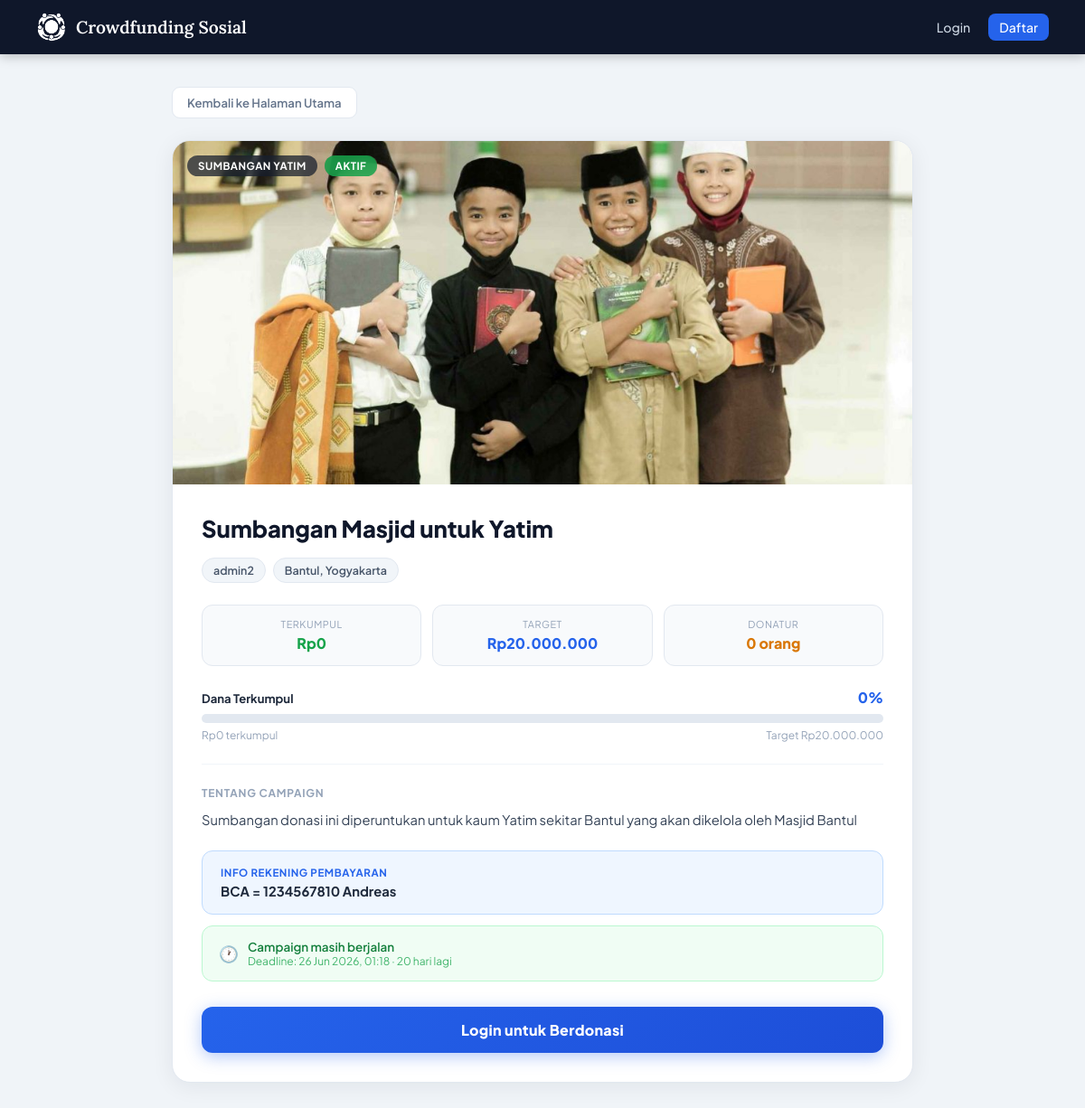
Page /detail.php?id=11 on the committed database.
### tables this page shows
CREATE TABLE `campaigns` (
  `id` int(11) NOT NULL,
  `manager_id` int(11) NOT NULL,
  `title` varchar(150) NOT NULL,
  `category` varchar(100) NOT NULL,
  `location` varchar(150) NOT NULL,
  `description` text NOT NULL,
  `target_amount` decimal(15,2) NOT NULL DEFAULT 0.00,
  `collected_amount` decimal(15,2) NOT NULL DEFAULT 0.00,
  `deadline` datetime NOT NULL,
  `image` varchar(255) NOT NULL,
  `bank_info` varchar(255) NOT NULL,
  `created_at` timestamp NOT NULL DEFAULT current_timestamp()
);

CREATE TABLE `users` (
  `id` int(11) NOT NULL,
  `name` varchar(100) NOT NULL,
  `email` varchar(100) NOT NULL,
  `phone` varchar(20) NOT NULL,
  `address` text DEFAULT NULL,
  `avatar` varchar(255) DEFAULT NULL,
  `password` varchar(255) NOT NULL,
  `role` enum('donor','manager') NOT NULL DEFAULT 'donor',
  `created_at` timestamp NOT NULL DEFAULT current_timestamp()
);

### detail.php (the view, shortened to what this page needs)
<?php
require 'config.php';
function progColor(int $pct): array {
    if ($pct <= 50)  return ['grad' => 'linear-gradient(90deg,#2563eb,#38bdf8)', 'fire' => false];
    return               ['grad' => 'linear-gradient(90deg,#dc2626,#f97316)', 'fire' => true];
}
$id = isset($_GET['id']) ? (int)$_GET['id'] : 0;
$stmt = $conn->prepare("
    SELECT c.*, u.name AS manager_name
    FROM campaigns c
    JOIN users u ON c.manager_id = u.id
    WHERE c.id = ?
    LIMIT 1
");
$stmt->bind_param("i", $id);
$stmt->execute();
$campaign = $stmt->get_result()->fetch_assoc();
$pct = ($campaign['target_amount'] > 0)
    ? min(100, round(($campaign['collected_amount'] / $campaign['target_amount']) * 100))
    : 0;
$is_expired  = strtotime($campaign['deadline']) < time();
$days_left   = ceil((strtotime($campaign['deadline']) - time()) / 86400);
$imgPath     = 'uploads/' . $campaign['image'];
$imgExists   = !empty($campaign['image']) && file_exists($imgPath);
$dStmt = $conn->prepare("SELECT COUNT(*) AS cnt FROM donations WHERE campaign_id = ?");
$dStmt->bind_param("i", $id);
$dStmt->execute();
$donatur_count = $dStmt->get_result()->fetch_assoc()['cnt'];
?>
<!DOCTYPE html>
<html lang="id">
<head>
</head>
<body>
<nav class="navbar">
    <a class="navbar-brand" href="index.php">
        <img src="uploads/LogoKecil.png" alt="Logo">
        Crowdfunding Sosial
    </a>
    <div class="navbar-links">
        <?php if (isset($_SESSION['user_id'])): ?>
            <span style="color:#94a3b8;font-size:.85rem;">Halo, <?= htmlspecialchars($_SESSION['user_name']) ?> |</span>
            <?php if ($_SESSION['user_role'] === 'donor'): ?>
                <a href="donation_history.php">Riwayat</a>
            <?php else: ?>
                <a href="manager_dashboard.php" class="nav-cta">Dashboard</a>
            <?php endif; ?>
            <a href="logout.php" class="danger">Logout</a>
        <?php else: ?>
            <a href="login.php">Login</a>
            <a href="register.php" class="nav-cta">Daftar</a>
        <?php endif; ?>
    </div>
</nav>
<div class="page">
    <a href="index.php" class="back-link">Kembali ke Halaman Utama</a>
    <div class="detail-card">
        <div class="hero-img">
            <?php if ($imgExists): ?>
                <img src="<?= htmlspecialchars($imgPath) ?>" alt="<?= htmlspecialchars($campaign['title']) ?>">
            <?php else: ?>
                <div class="no-img">Tidak ada gambar</div>
            <?php endif; ?>
            <div class="hero-badges">
                <span class="hbadge hbadge-cat"><?= htmlspecialchars($campaign['category']) ?></span>
                <span class="hbadge <?= $is_expired ? 'hbadge-expired' : 'hbadge-active' ?>">
                    <?= $is_expired ? 'Berakhir' : 'Aktif' ?>
                </span>
            </div>
        </div>
        <div class="detail-body">
            <h1 class="detail-title"><?= htmlspecialchars($campaign['title']) ?></h1>
            <div class="meta-row">
                <span class="meta-pill"><?= htmlspecialchars($campaign['manager_name']) ?></span>
                <span class="meta-pill"><?= htmlspecialchars($campaign['location']) ?></span>
            </div>
            <div class="stats-row">
                <div class="stat-box green">
                    <div class="sl">Terkumpul</div>
                    <div class="sv">Rp<?= number_format($campaign['collected_amount'], 0, ',', '.') ?></div>
                </div>
                <div class="stat-box blue">
                    <div class="sl">Target</div>
                    <div class="sv">Rp<?= number_format($campaign['target_amount'], 0, ',', '.') ?></div>
                </div>
                <div class="stat-box amber">
                    <div class="sl">Donatur</div>
                    <div class="sv"><?= $donatur_count ?> orang</div>
                </div>
            </div>
            <?php $pc = progColor($pct); ?>
            <div class="prog-wrap">
                <div class="prog-header">
                    <span class="ph-label">Dana Terkumpul</span>
                    <span class="ph-pct" style="color:<?= $pct > 75 ? '#dc2626' : ($pct > 50 ? '#d97706' : '#2563eb') ?>">
                        <?= $pct ?>%<?= $pc['fire'] ? ' 🔥' : '' ?>
                    </span>
                </div>
                <div class="prog-bg">
                </div>
                <div class="prog-footer">
                    <span>Rp<?= number_format($campaign['collected_amount'], 0, ',', '.') ?> terkumpul</span>
                    <span>Target Rp<?= number_format($campaign['target_amount'], 0, ',', '.') ?></span>
                </div>
            </div>
            <hr class="divider">
            <div class="desc-label">Tentang Campaign</div>
            <div class="desc-text"><?= nl2br(htmlspecialchars($campaign['description'])) ?></div>
            <div class="bank-box">
                <div class="bl">Info Rekening Pembayaran</div>
                <div class="bv"><?= htmlspecialchars($campaign['bank_info']) ?></div>
            </div>
            <div class="deadline-box">
                <div class="db-icon"><?= $is_expired ? '&#128683;' : '&#128336;' ?></div>
                <div>
                    <div class="db-text">
                        <?= $is_expired
                            ? 'Campaign ini telah berakhir'
                            : ($days_left <= 7 ? 'Segera berakhir!' : 'Campaign masih berjalan') ?>
                    </div>
                    <div class="db-sub">
                        Deadline: <?= date('d M Y, H:i', strtotime($campaign['deadline'])) ?>
                        <?= !$is_expired ? " &middot; $days_left hari lagi" : '' ?>
                    </div>
                </div>
            </div>
            <?php if (!$is_expired && isset($_SESSION['user_id']) && $_SESSION['user_role'] === 'donor'): ?>
                <a class="btn-donate" href="donate.php?campaign_id=<?= $campaign['id'] ?>">Donasi Sekarang</a>
            <?php elseif (!isset($_SESSION['user_id'])): ?>
                <a class="btn-donate" href="login.php">Login untuk Berdonasi</a>
            <?php elseif ($is_expired): ?>
                <div class="btn-donate disabled">Campaign Telah Berakhir</div>
            <?php endif; ?>
        </div>
    </div>
</div>
</body>
</html>

### rows in the picture
campaigns: image (picture), category "SUMBANGAN YATIM", title "Sumbangan Masjid untuk Yatim", manager.name "admin2", location "Bantul, Yogyakarta", collected_amount "0", target_amount "20.000.000", description "Sumbangan donasi ini diperuntukan untuk kaum Yatim sekitar Bantul yang akan dikelola oleh Masjid Bantul", bank_info "BCA = 1234567810 Andreas", deadline "26 Jun 2026, 01:18", deadline "20"

### other values in the picture
$donatur_count "0"
$pct "0"
